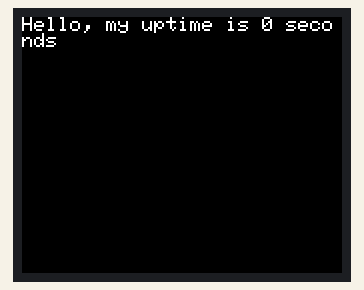
Bench run of a sketch on a simulated Arduino Uno, built with avr-gcc and run on an emulated ATmega328P. Parts: 160×128 colour display.

Above: at 0.2 s.
At 14.4 s:
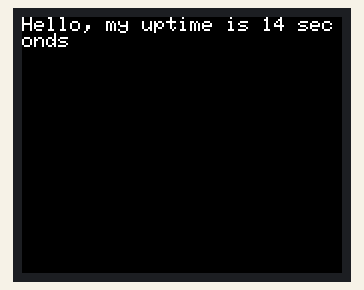
At 19.4 s:
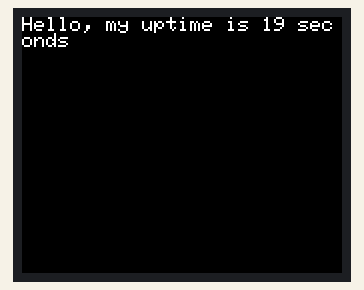
At 27.5 s:
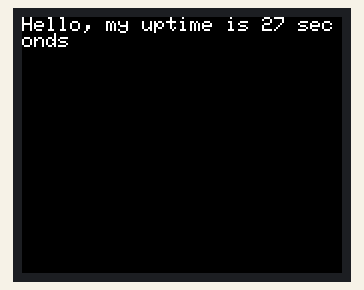
At 38.6 s:
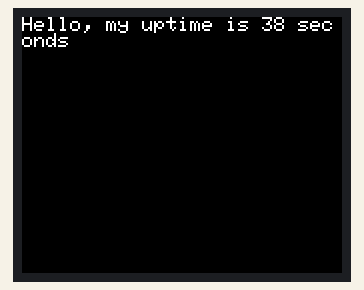

The sketch:

LCD_TEST_1.ino
```cpp
#include <Adafruit_GFX.h>
#include <Adafruit_ST7735.h>

#define CS_pin 10
#define A0_pin 8
#define RST_pin 9

Adafruit_ST7735 tft = Adafruit_ST7735(CS_pin,A0_pin,RST_pin);
int uptime = 0;

void setup(){
 tft.initR(INITR_BLACKTAB);
 tft.setSPISpeed(40000000);
 tft.fillScreen(ST7735_BLACK);
 tft.setTextColor(ST7735_WHITE,ST7735_BLACK);
 tft.setRotation(3);
}

void loop(){

 tft.setCursor(0,0);
 tft.print("Hello, my uptime is ");
 tft.print(uptime);
 tft.print (" seconds");
 uptime++;
 delay(1000);
}
```

Measured:
- what the display in image 1 shows lasts 1.0 s, from 14.3 s to 15.3 s
